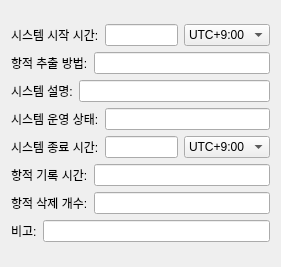
                          <widget class="QWidget" name="AI_EquipmentTraces_user_traces_info_sub__scrollAreaWidgetContents_1">
                           <property name="geometry">
                            <rect>
                             <x>0</x>
                             <y>-188</y>
                             <width>281</width>
                             <height>267</height>
                            </rect>
                           </property>
                           <layout class="QGridLayout" name="gridLayout_14">
                            <item row="0" column="0">
                             <layout class="QVBoxLayout" name="AI_EquipmentTraces_user_traces_info_sub__verticalLayout_1">
                              <item>
                               <layout class="QHBoxLayout" name="AI_EquipmentTraces_user_trace_info_system_power_on_time__horizontalLayout_1">
                                <item>
                                 <widget class="QLabel" name="AI_EquipmentTraces_user_trace_info_system_power_on_time__label_1">
                                  <property name="text">
                                   <string>시스템 시작 시간:</string>
                                  </property>
                                 </widget>
                                </item>
                                <item>
                                 <widget class="QLineEdit" name="AI_EquipmentTraces_user_trace_info_system_power_on_time__lineEdit_1"/>
                                </item>
                                <item>
                                 <widget class="QComboBox" name="comboBox_5">
                                  <item>
                                   <property name="text">
                                    <string>UTC+9:00</string>
                                   </property>
                                  </item>
                                 </widget>
                                </item>
                               </layout>
                              </item>
                              <item>
                               <layout class="QHBoxLayout" name="AI_EquipmentTraces_user_trace_info_track_extractopm_description__horizontalLayout_1">
                                <item>
                                 <widget class="QLabel" name="AI_EquipmentTraces_user_trace_info_track_extractopm_description__label_1">
                                  <property name="text">
                                   <string>항적 추출 방법:</string>
                                  </property>
                                 </widget>
                                </item>
                                <item>
                                 <widget class="QLineEdit" name="AI_EquipmentTraces_user_trace_info_track_extractopm_description__lineEdit_1"/>
                                </item>
                               </layout>
                              </item>
                              <item>
                               <layout class="QHBoxLayout" name="AI_EquipmentTraces_user_trace_info_system_description__horizontalLayout_1">
                                <item>
                                 <widget class="QLabel" name="AI_EquipmentTraces_user_trace_info_system_description__label_1">
                                  <property name="text">
                                   <string>시스템 설명:</string>
                                  </property>
                                 </widget>
                                </item>
                                <item>
                                 <widget class="QLineEdit" name="AI_EquipmentTraces_user_trace_info_system_description__lineEdit_1"/>
                                </item>
                               </layout>
                              </item>
                              <item>
                               <layout class="QHBoxLayout" name="AI_EquipmentTraces_user_trace_info_system_operation_status__lhorizontalLayout_1">
                                <item>
                                 <widget class="QLabel" name="AI_EquipmentTraces_user_trace_info_system_operation_status__label_1">
                                  <property name="text">
                                   <string>시스템 운영 상태:</string>
                                  </property>
                                 </widget>
                                </item>
                                <item>
                                 <widget class="QLineEdit" name="AI_EquipmentTraces_user_trace_info_system_operation_status__lineEdit_1"/>
                                </item>
                               </layout>
                              </item>
                              <item>
                               <layout class="QHBoxLayout" name="AI_EquipmentTraces_user_trace_info_system_power_off_time__horizontalLayout_1">
                                <item>
                                 <widget class="QLabel" name="AI_EquipmentTraces_user_trace_info_system_power_off_time__label_1">
                                  <property name="text">
                                   <string>시스템 종료 시간:</string>
                                  </property>
                                 </widget>
                                </item>
                                <item>
                                 <widget class="QLineEdit" name="AI_EquipmentTraces_user_trace_info_system_power_off_time__lineEdit_1"/>
                                </item>
                                <item>
                                 <widget class="QComboBox" name="comboBox_6">
                                  <item>
                                   <property name="text">
                                    <string>UTC+9:00</string>
                                   </property>
                                  </item>
                                 </widget>
                                </item>
                               </layout>
                              </item>
                              <item>
                               <layout class="QHBoxLayout" name="AI_EquipmentTraces_user_trace_info_track_recording_period__horizontalLayout_1">
                                <item>
                                 <widget class="QLabel" name="AI_EquipmentTraces_user_trace_info_track_recording_period__label_1">
                                  <property name="text">
                                   <string>항적 기록 시간:</string>
                                  </property>
                                 </widget>
                                </item>
                                <item>
                                 <widget class="QLineEdit" name="AI_EquipmentTraces_user_trace_info_track_recording_period__lineEdit_1"/>
                                </item>
                               </layout>
                              </item>
                              <item>
                               <layout class="QHBoxLayout" name="AI_EquipmentTraces_user_trace_info_track_deletion_trace__horizontalLayout_1">
                                <item>
                                 <widget class="QLabel" name="AI_EquipmentTraces_user_trace_info_track_deletion_trace__label_1">
                                  <property name="text">
                                   <string>항적 삭제 개수:</string>
                                  </property>
                                 </widget>
                                </item>
                                <item>
                                 <widget class="QLineEdit" name="AI_EquipmentTraces_user_trace_info_track_deletion_trace__lineEdit_1"/>
                                </item>
                               </layout>
                              </item>
                              <item>
                               <layout class="QHBoxLayout" name="AI_EquipmentTraces_user_trace_info_user_trace_notes__horizontalLayout_1">
                                <item>
                                 <widget class="QLabel" name="AI_EquipmentTraces_user_trace_info_user_trace_notes__label_1">
                                  <property name="text">
                                   <string>비고:</string>
                                  </property>
                                 </widget>
                                </item>
                                <item>
                                 <widget class="QLineEdit" name="AI_EquipmentTraces_user_trace_info_user_trace_notes__lineEdit_1"/>
                                </item>
                               </layout>
                              </item>
                             </layout>
                            </item>
                           </layout>
                          </widget>
